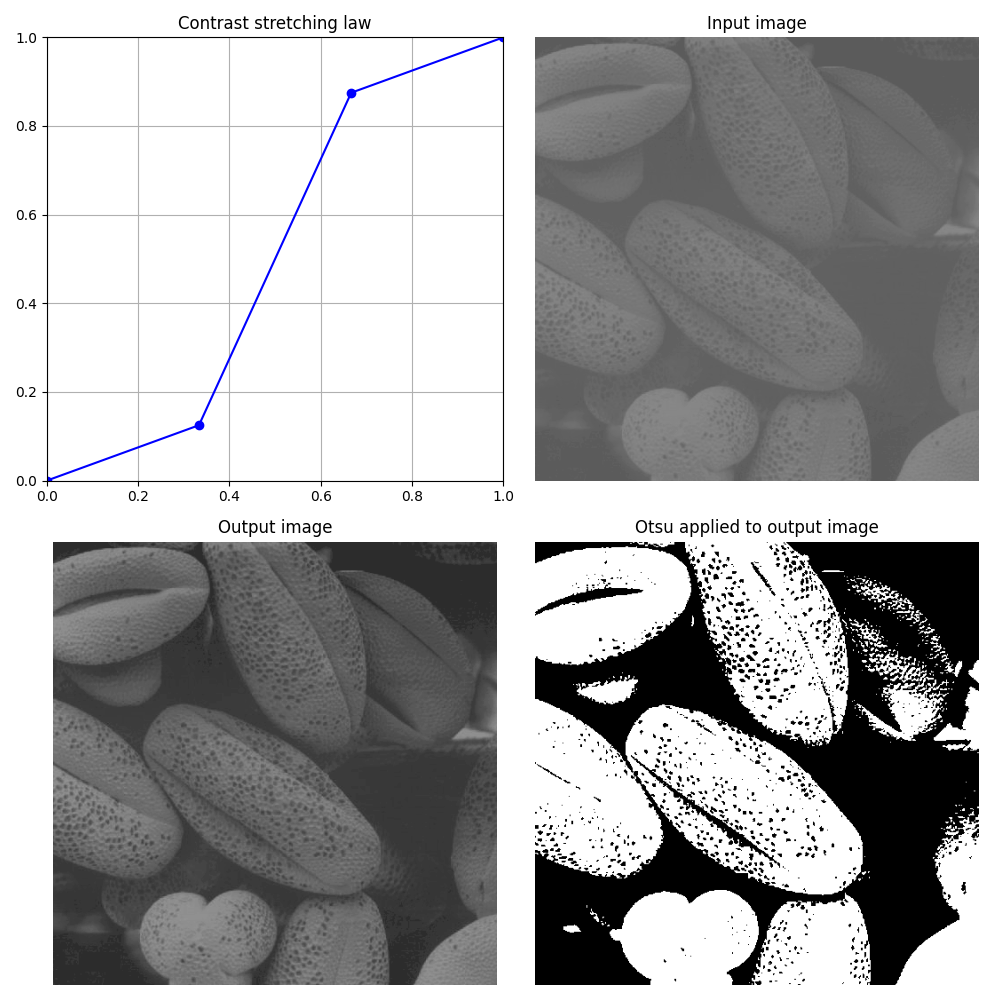

Source code (Python):

import sys
import os
import numpy as np
import matplotlib.pyplot as plt
from skimage import filters
from skimage.io import imread
from PIL import Image
from libDIPUM.intensityTransformations import intensityTransformations
from libDIPUM.data_path import dip_data


# Image loading
img_name = dip_data('pollen-lowcontrast.tif')
f = imread(img_name)
if f.ndim == 3: f = f[:,:,0]

# TXFun = [0, 1/8, 7/8, 1]; % For input = 0, 1/3, 2/3, 1
TXFun = np.array([0, 1/8, 7/8, 1])

# Contrast stretching
# f needs to be float [0,1] or intensityTransformations handles it?
# intensityTransformations handles conversion to float then applies specified.
g = intensityTransformations(f, 'specified', TXFun)

# Otsu threshold
# skimage.filters.threshold_otsu needs input in certain range?
# g is float [0,1] from specified transform (if inputs were standard).
# intensityTransformations returns float for 'specified'.

thresh = filters.threshold_otsu(g)
X = g > thresh

# Display
fig, axes = plt.subplots(2, 2, figsize=(10, 10))

# 1. Plot Law
# axis inputs: 0, 1/3, 2/3, 1
x_law = np.linspace(0, 1, 4)
axes[0, 0].plot(x_law, TXFun, 'b-o')
axes[0, 0].set_title('Contrast stretching law')
axes[0, 0].set_xlim([0, 1])
axes[0, 0].set_ylim([0, 1])
axes[0, 0].grid(True)

# 2. Input
axes[0, 1].imshow(f, cmap='gray',vmin=0, vmax=255)
axes[0, 1].set_title('Input image')
axes[0, 1].axis('off')

# 3. Output
axes[1, 0].imshow(g, cmap='gray', vmin=0, vmax=255)
axes[1, 0].set_title('Output image')
axes[1, 0].axis('off')

# 4. Binary
axes[1, 1].imshow(X, cmap='gray')
axes[1, 1].set_title('Otsu applied to output image')
axes[1, 1].axis('off')

plt.tight_layout()
plt.savefig('Figure310.png')
print("Saved Figure310.png")
plt.show()
